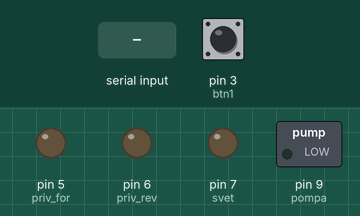
Simulated run of this sketch. Board: Arduino Uno, built with avr-gcc and run on an emulated ATmega328P. Parts: switched loads named in the sketch (green lamp = pin HIGH), output pins drawn as LEDs (lit = HIGH). The inputs (shaded band) are chosen by the test bench; at power-on: pin 3 (btn1) HIGH. What the sketch prints to the serial monitor is not drawn.

Above: at 1.2 s.
1.3 s: pin 3 (btn1) pulled LOW for 0.15 s
At 2.0 s:
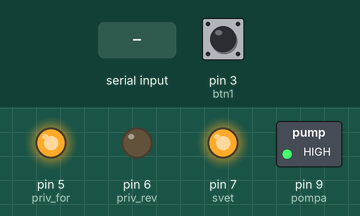
2.9 s: pin 3 (btn1) pulled LOW for 1 s
At 5.1 s:
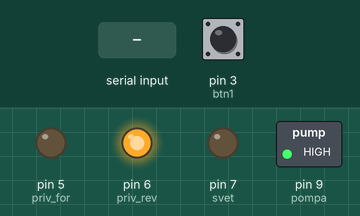
5.4 s: "a90\n" received over Serial
At 6.4 s:
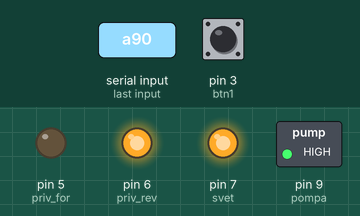
6.9 s: pin 3 (btn1) pulled LOW for 0.15 s
At 7.5 s:
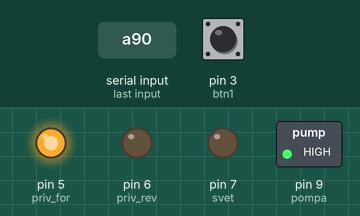
8.5 s: pin 3 (btn1) pulled LOW for 3.2 s
At 12.2 s:
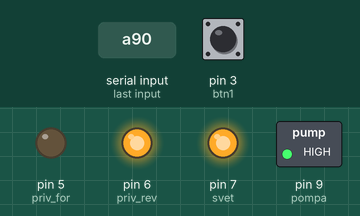
13.2 s: pin 3 (btn1) pulsed LOW 2 times (0.12 s each, 0.3 s apart)
At 13.59 s:
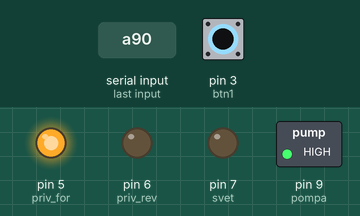
Timing chart, 0 to 16.2 s (numbered marks = the images above; inputs shaded):
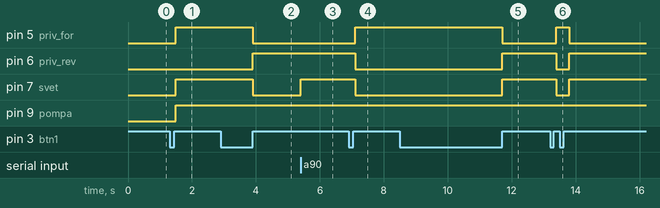

The sketch:

teplicaBLYNK.ino
```cpp
// переменные таймеров
#define pompa 9 // пин помпы полива
#define priv_for 5 // пин привод вперед
#define priv_rev 6 // пин привод зад
#define svet 7 // пин реле света
#define dat_svet 14 // вход датчика света
#define svetlo 600 // значение датчика когда светло (0-1023)
#define temp 600 // значение датчика темпратуры (0-1023)
#define temp_dat 15 // вход датчика температуры
#define btn1 3
#define btn2 4
#define btn3 8
uint32_t myTimer1, myTimer2, tmr, tmr1, tmr2, tmr3;
bool flag_priv;
bool flag_poliv;
bool flag_svet;
bool btn_1;
bool btn_2;
bool btn_3;
bool flag1;
bool flag2;
bool flag3;
void setup() {
  Serial.begin(9600);
  pinMode(pompa, OUTPUT);
  pinMode(svet, OUTPUT);
  pinMode(priv_for, OUTPUT);
  pinMode(priv_rev, OUTPUT);
  pinMode(dat_svet, INPUT);
  pinMode(temp_dat, INPUT);
  pinMode(btn1, INPUT_PULLUP);
  pinMode(btn2, INPUT_PULLUP);
  pinMode(btn3, INPUT_PULLUP);
  }
void loop() {  // вызов полива
if (millis() - tmr >= 1800000) {
  if (millis() - myTimer1 >= 28800000) {   // таймер на 8 часов
    myTimer1 = millis();
    flag_poliv = 1;
    poliv();
  }

  if (analogRead(dat_svet) < svetlo) { // опрос датчика света
    flag_svet = 1;
    fanar();
  }
    else {
      flag_svet = 0;
      fanar();
    }

  if  (analogRead(temp_dat) > temp) {   // опрос датчика температуры
    flag_priv = 1;
    temper();
  }
    else {
      flag_priv = 0;
      temper();
    }
}
   btn_1 = !digitalRead(3);
 if (btn_1 == 1 && flag1 == 0 && millis() - tmr1 >= 200) {
  tmr1 = millis();
  flag1 = 1;
 }
 if (btn_1 == 0 && flag1 == 1 && millis() - tmr1 >= 200) {
  tmr1 = millis();
  flag1 = 0;
  flag_svet = !flag_svet;
  fanar();
 }

  btn_2 = !digitalRead(3);
 if (btn_2 == 1 && flag2 == 0 && millis() - tmr2 >= 200) {
  tmr2 = millis();
  flag2 = 1;
 }
 if (btn_2 == 0 && flag2 == 1 && millis() - tmr2 >= 200) {
  tmr2 = millis();
  flag2 = 0;
  flag_poliv = !flag_poliv;
  poliv();
 }

  btn_3 = !digitalRead(3);
 if (btn_3 == 1 && flag3 == 0 && millis() - tmr3 >= 200) {
  tmr3 = millis();
  flag3 = 1;
 }
 if (btn_3 == 0 && flag3 == 1 && millis() - tmr3 >= 200) {
  tmr3 = millis();
  flag3 = 0;
  flag_priv = !flag_priv;
  temper();
 }

   if (Serial.available() > 1) {   //BLYNK
    char key = Serial.read();
    bool val = Serial.parseInt();
    switch (key) {
      case 'a': flag_svet = val; fanar(); Serial.print("d"); Serial.print(val);
      break;
      case 'b': poliv(); Serial.print("e"); Serial.print(val);
      break;
      case 'c': flag_priv = val; temper(); Serial.print("f"); Serial.print(val);
      break;
    }
  }
}

void fanar() {  // Свет
  if (flag_svet) {digitalWrite(svet, flag_svet); Serial.print("d"); Serial.print(flag_svet);}
  else {digitalWrite(svet, flag_svet); Serial.print("d"); Serial.print(flag_svet);}
}

void poliv() {            // полив
    myTimer2 = myTimer1;
    if (flag_poliv) {
    digitalWrite(pompa, true); // вкл полив
    Serial.print("e"); Serial.print(flag_poliv);
      if (millis() - myTimer2 >= 10800000) {   // таймер на 3 часа
        myTimer1 = millis();              // сброс таймера
        digitalWrite(pompa, false); // выкл полив
        flag_poliv = 0;
        Serial.print("e"); Serial.print(flag_poliv);
      }
    }
}

void temper() {        // форточка
  bool pologenie;
  if (flag_priv == 1 && pologenie == 0) {
    digitalWrite(priv_for, true);
    digitalWrite(priv_rev, false);
    pologenie = 1;
    Serial.print("f"); Serial.print(pologenie);
  }
  if (flag_priv == 0 && pologenie == 1) {
    digitalWrite(priv_for, false);
    digitalWrite(priv_rev, true);
    pologenie = 0;
    Serial.print("f"); Serial.print(pologenie);
  }
}
```

Measured:
- after the input at 1.3 s, pin 5 (priv_for), pin 7 (svet), pin 9 (pompa): LOW → HIGH after 0.20 s
- after the input at 2.9 s, pin 5 (priv_for), pin 7 (svet): HIGH → LOW after 1.0 s; pin 6 (priv_rev): LOW → HIGH after 1.0 s
- after the input at 5.4 s, pin 7 (svet): LOW → HIGH at once
- after the input at 6.9 s, pin 5 (priv_for): LOW → HIGH after 0.20 s; pin 6 (priv_rev), pin 7 (svet): HIGH → LOW after 0.20 s
- after the input at 8.5 s, pin 5 (priv_for): HIGH → LOW after 3.2 s; pin 6 (priv_rev), pin 7 (svet): LOW → HIGH after 3.2 s
- after the input at 13.2 s, pin 5 (priv_for): LOW → HIGH after 0.20 s, → LOW 0.40 s later; pin 6 (priv_rev), pin 7 (svet): HIGH → LOW after 0.20 s, → HIGH 0.40 s later
